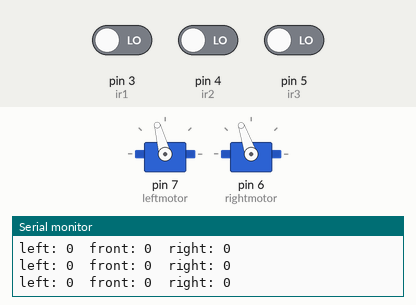
Simulated run of this sketch. Board: Arduino Uno, built with avr-gcc and run on an emulated ATmega328P. Shown: 2 × servo, the last lines printed to the serial monitor. The test bench sets the inputs (shaded band); at power-on: pin 4 (ir2) LOW, pin 5 (ir3) LOW, pin 3 (ir1) LOW.

Above: at 0.97 s.
1.3 s: pin 4 (ir2) driven HIGH
At 2.8 s:
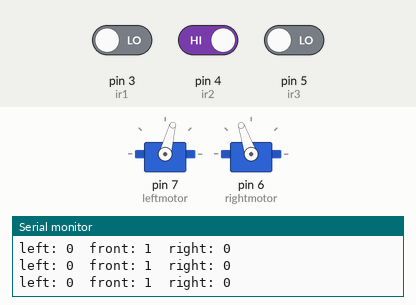
3.1 s: pin 5 (ir3) driven HIGH
At 3.3 s:
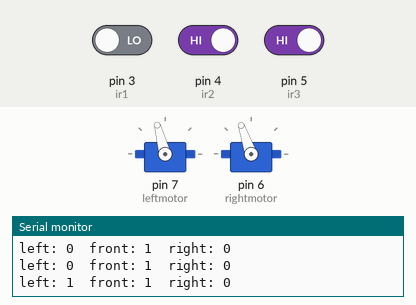
6.1 s: pin 5 (ir3) driven LOW
At 7.4 s:
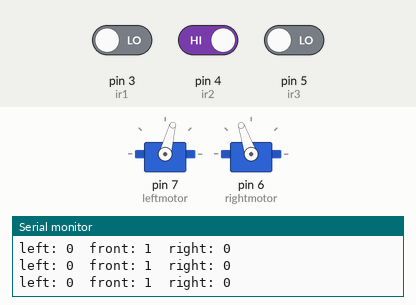
7.8 s: pin 4 (ir2) driven LOW
At 7.97 s:
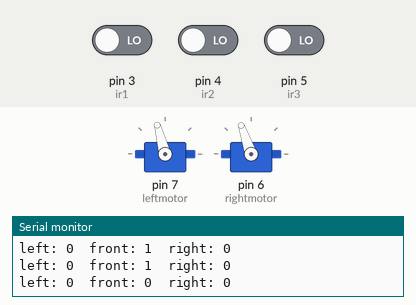
10.8 s: pin 3 (ir1) driven HIGH
At 11.7 s:
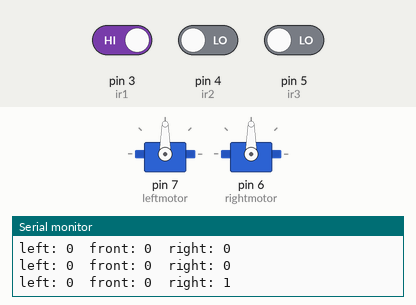
13.8 s: pin 3 (ir1) driven LOW and pin 4 (ir2) driven HIGH
Timing chart, 0 to 16.8 s (numbered marks = the images above; inputs shaded):
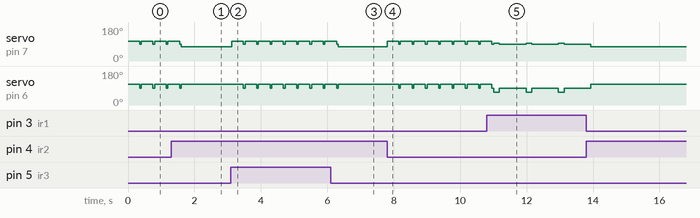

Measured:
- after the input at 1.3 s, servo on pin 6 (rightmotor): goes on until 1.6 s, then stays 109°
- after the input at 3.1 s, servo on pin 7 (leftmotor): alternates 105° for 0.35 s and 90° for 0.05 s, starting at once; servo on pin 6 (rightmotor): alternates 109° for 0.35 s and 90° for 0.05 s, starting after 0.38 s
- after the input at 6.1 s, servo on pin 6 (rightmotor): goes on until 6.3 s, then stays 109°
- after the input at 7.8 s, servo on pin 7 (leftmotor): alternates 105° for 0.35 s and 90° for 0.05 s, starting at once; servo on pin 6 (rightmotor): alternates 109° for 0.35 s and 90° for 0.05 s, starting after 0.35 s
- after the input at 10.8 s, servo on pin 7 (leftmotor): alternates 94° for 0.18 s and 90° for 0.80 s, starting after 0.21 s; servo on pin 6 (rightmotor): alternates 90° for 0.80 s and 68° for 0.18 s, starting after 0.21 s
- by itself, servo on pin 6 (rightmotor): alternates 109° for 0.35 s and 90° for 0.05 s

The sketch:

mouse_latest.ino
```cpp
#include <Servo.h>

Servo leftmotor;
Servo rightmotor;

int ir1 = 3;
int ir2 = 4;
int ir3 = 5;

void setup() {
  pinMode(ir1, INPUT);
  pinMode(ir2, INPUT);
  pinMode(ir3, INPUT);
  leftmotor.attach(7);
  rightmotor.attach(6);
  Serial.begin(9600);
}

void loop()
{
    int left = digitalRead(ir3);
    int front = digitalRead(ir2);
    int right = digitalRead(ir1);
    Serial.print("left: ");
    Serial.print(digitalRead(ir3));
    Serial.print("  ");
     Serial.print("front: ");
    Serial.print(digitalRead(ir2));
    Serial.print("  ");
     Serial.print("right: ");
    Serial.print(digitalRead(ir1));
    Serial.println("  ");

    int closed = 0;
    int open = 1;

    if ((left==open && front==closed && right==closed) || (left==open && front==closed && right==open) || (left==open && front==open && right==closed) || (left==closed && front==closed && right==closed))
    {
      turnLeft();
    }

    else
    {
     if (left==closed && front==closed && right==open)
     {
      turnRight();
     }

     else
     {
      goForward();
     }
    }


}
void goForward()
{
  leftmotor.write(90);
  rightmotor.write(90);

  leftmotor.write(75);
  rightmotor.write(109);
  delay(50);
}

void turnLeft()
{
  leftmotor.write(105);
  rightmotor.write(109);
  delay(350);

  leftmotor.write(90);
  rightmotor.write(90);
  delay(50);
}

void turnRight() {
  leftmotor.write(94);
  rightmotor.write(68);
  delay(175);

  leftmotor.write(90);
  rightmotor.write(90);
  delay(800);
}
```
